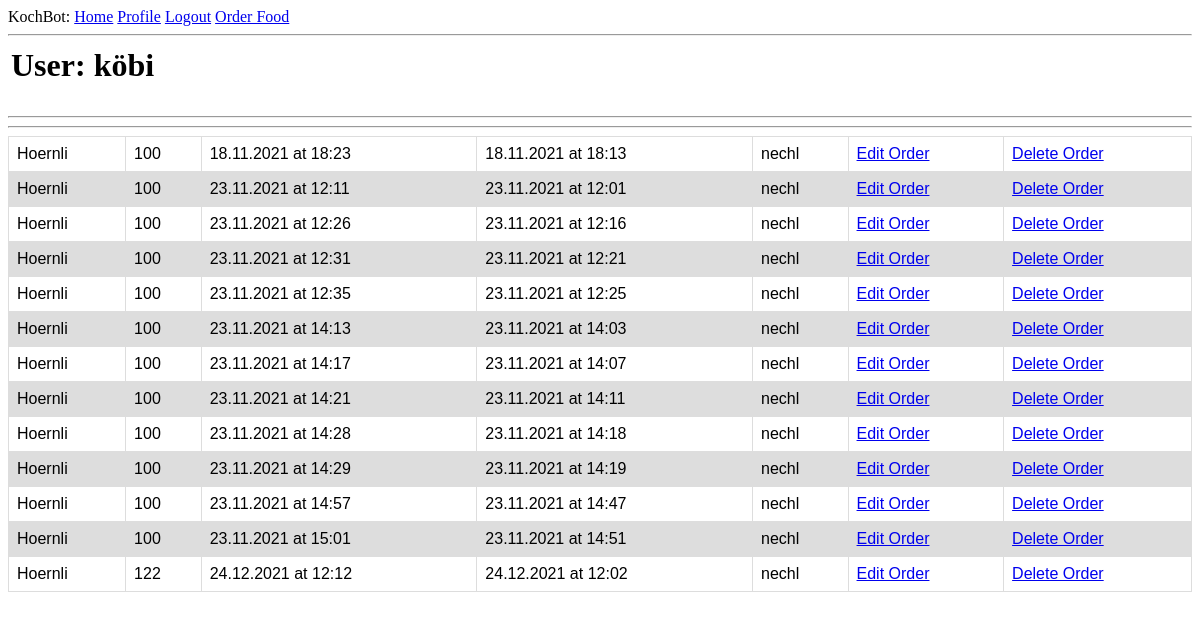
The app's page /user/köbi (signed in) with its own data.
### app/models.py (models this page shows, shortened)
class User(UserMixin, db.Model):
    id = db.Column(db.Integer, primary_key=True)
    username = db.Column(db.String(64), index=True, unique=True)
    email = db.Column(db.String(120), index=True, unique=True)
    password_hash = db.Column(db.String(128))
    orders = db.relationship('Order', backref='author', lazy='dynamic')

class Order(db.Model):
    id = db.Column(db.Integer, primary_key = True)
    food = db.Column(db.String(140))
    timestamp = db.Column(db.DateTime,  default=datetime.utcnow)
    amount = db.Column(db.Integer())
    finished_at = db.Column(db.DateTime, index = True)
    start_at = db.Column(db.DateTime)
    user_id = db.Column(db.Integer, db.ForeignKey('user.id'))
    cooking = db.Column(db.Boolean, default = False)

### app/routes.py (the view)
@app.route('/user/<username>')
@login_required
def user(username):
    user = User.query.filter_by(username=username).first_or_404()
    orders = Order.query.order_by(Order.finished_at.asc()).all()
    return render_template('user.html', user=user, orders=orders)

### app/models.py (called while the page is built)
@login.user_loader
def load_user(id):
    return User.query.get(int(id))

### app/templates/user.html (shortened to what this page needs)
{% extends "base.html" %}
{% block content %}
    <table>
        <tr valign="top">
            <td><h1>User: {{ user.username }}</h1></td>
        </tr>
    </table>
    <hr>
    <hr>
    <table id="orders">
        {% for order in orders %}
            {% include '_order.html' %}
        {% endfor %}
    </table>
{% endblock %}

### app/templates/_order.html
<tr id="orders">
    <th id="orders">{{ order.food }}</th>
    <th id="orders">{{ order.amount }}</th>
    <th id="orders">{{ order.finished_at.strftime("%d.%m.%Y at %H:%M") }}</th>
    <th id="orders">{{ order.start_at.strftime("%d.%m.%Y at %H:%M") }}</th>
    <th id="orders">{{ order.user_id }}</th>
    <th id="orders"><a href="{{ url_for('edit_order', id=order.id) }}">Edit Order</a></th>
    <th id="orders"><a href="{{ url_for('delete_order', id=order.id) }}">Delete Order</a></th>
</tr>

### app/static/style/style.css (style rules this page uses)
table#orders { font-family: Arial, sans-serif; font-style:normal; border-collapse: collapse; width: 100%; }
td#orders, th#orders, th#orders_header { border: 1px solid #dddddd; text-align: left; padding: 8px; font-weight: normal; }
tr#orders:nth-child(even) { background-color: #dddddd; }

### records on screen
User: username "köbi"
Order: food "Hoernli", amount "100", finished_at "18.11.2021 at 18:23", start_at "18.11.2021 at 18:13", user_id "nechl"
Order: food "Hoernli", amount "100", finished_at "23.11.2021 at 12:11", start_at "23.11.2021 at 12:01", user_id "nechl"
Order: food "Hoernli", amount "100", finished_at "23.11.2021 at 12:26", start_at "23.11.2021 at 12:16", user_id "nechl"
Order: food "Hoernli", amount "100", finished_at "23.11.2021 at 12:31", start_at "23.11.2021 at 12:21", user_id "nechl"
Order: food "Hoernli", amount "100", finished_at "23.11.2021 at 12:35", start_at "23.11.2021 at 12:25", user_id "nechl"
Order: food "Hoernli", amount "100", finished_at "23.11.2021 at 14:13", start_at "23.11.2021 at 14:03", user_id "nechl"
Order: food "Hoernli", amount "100", finished_at "23.11.2021 at 14:17", start_at "23.11.2021 at 14:07", user_id "nechl"
Order: food "Hoernli", amount "100", finished_at "23.11.2021 at 14:21", start_at "23.11.2021 at 14:11", user_id "nechl"
Order: food "Hoernli", amount "100", finished_at "23.11.2021 at 14:28", start_at "23.11.2021 at 14:18", user_id "nechl"
Order: food "Hoernli", amount "100", finished_at "23.11.2021 at 14:29", start_at "23.11.2021 at 14:19", user_id "nechl"
Order: food "Hoernli", amount "100", finished_at "23.11.2021 at 14:57", start_at "23.11.2021 at 14:47", user_id "nechl"
Order: food "Hoernli", amount "100", finished_at "23.11.2021 at 15:01", start_at "23.11.2021 at 14:51", user_id "nechl"
Order: food "Hoernli", amount "122", finished_at "24.12.2021 at 12:12", start_at "24.12.2021 at 12:02", user_id "nechl"
